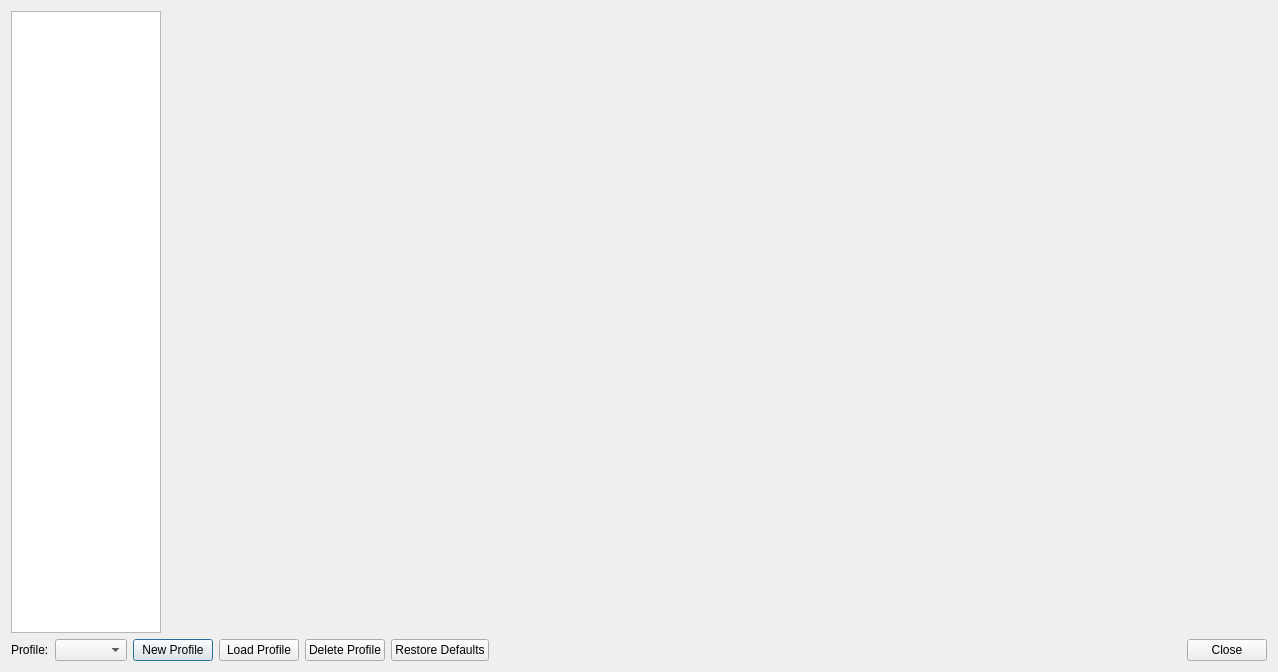
<?xml version="1.0" encoding="UTF-8"?>
<ui version="4.0">
 <class>ControllerSettingsDialog</class>
 <widget class="QDialog" name="ControllerSettingsDialog">
  <property name="windowModality">
   <enum>Qt::WindowModal</enum>
  </property>
  <property name="geometry">
   <rect>
    <x>0</x>
    <y>0</y>
    <width>1276</width>
    <height>672</height>
   </rect>
  </property>
  <property name="sizePolicy">
   <sizepolicy hsizetype="Expanding" vsizetype="Expanding">
    <horstretch>0</horstretch>
    <verstretch>0</verstretch>
   </sizepolicy>
  </property>
  <property name="windowTitle">
   <string>Controller Settings</string>
  </property>
  <layout class="QGridLayout" name="gridLayout">
   <item row="0" column="0">
    <widget class="QListWidget" name="settingsCategory">
     <property name="sizePolicy">
      <sizepolicy hsizetype="Expanding" vsizetype="Expanding">
       <horstretch>0</horstretch>
       <verstretch>0</verstretch>
      </sizepolicy>
     </property>
     <property name="minimumSize">
      <size>
       <width>150</width>
       <height>0</height>
      </size>
     </property>
     <property name="maximumSize">
      <size>
       <width>150</width>
       <height>16777215</height>
      </size>
     </property>
     <property name="iconSize">
      <size>
       <width>32</width>
       <height>32</height>
      </size>
     </property>
    </widget>
   </item>
   <item row="0" column="1">
    <widget class="QStackedWidget" name="settingsContainer">
     <property name="minimumSize">
      <size>
       <width>1100</width>
       <height>620</height>
      </size>
     </property>
    </widget>
   </item>
   <item row="1" column="0" colspan="2">
    <layout class="QHBoxLayout" name="horizontalLayout_2">
     <item>
      <layout class="QHBoxLayout" name="horizontalLayout">
       <item>
        <widget class="QLabel" name="label">
         <property name="text">
          <string>Profile:</string>
         </property>
        </widget>
       </item>
       <item>
        <widget class="QComboBox" name="currentProfile"/>
       </item>
       <item>
        <widget class="QPushButton" name="newProfile">
         <property name="text">
          <string>New Profile</string>
         </property>
         <property name="icon">
          <iconset theme="PostProcessingAdd">
           <normaloff>.</normaloff>.</iconset>
         </property>
        </widget>
       </item>
       <item>
        <widget class="QPushButton" name="loadProfile">
         <property name="text">
          <string>Load Profile</string>
         </property>
         <property name="icon">
          <iconset theme="LoadState"/>
         </property>
        </widget>
       </item>
       <item>
        <widget class="QPushButton" name="deleteProfile">
         <property name="text">
          <string>Delete Profile</string>
         </property>
         <property name="icon">
          <iconset theme="PostProcessingRemove">
           <normaloff>.</normaloff>.</iconset>
         </property>
        </widget>
       </item>
       <item>
        <widget class="QPushButton" name="restoreDefaults">
         <property name="text">
          <string>Restore Defaults</string>
         </property>
         <property name="icon">
          <iconset theme="Reset"/>
         </property>
        </widget>
       </item>
      </layout>
     </item>
     <item>
      <widget class="QDialogButtonBox" name="buttonBox">
       <property name="standardButtons">
        <set>QDialogButtonBox::Close</set>
       </property>
      </widget>
     </item>
    </layout>
   </item>
  </layout>
 </widget>
 <resources>
  <include location="../resources/resources.qrc"/>
 </resources>
 <connections/>
</ui>
